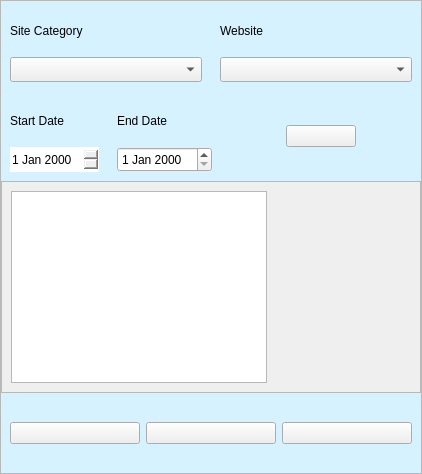
         <widget class="QWidget" name="workforce_ui">
          <layout class="QGridLayout" name="gridLayout">
           <property name="leftMargin">
            <number>0</number>
           </property>
           <property name="topMargin">
            <number>0</number>
           </property>
           <property name="rightMargin">
            <number>0</number>
           </property>
           <property name="bottomMargin">
            <number>0</number>
           </property>
           <property name="horizontalSpacing">
            <number>0</number>
           </property>
           <item row="0" column="0">
            <widget class="QFrame" name="workforce__panel">
             <property name="frameShape">
              <enum>QFrame::StyledPanel</enum>
             </property>
             <property name="frameShadow">
              <enum>QFrame::Raised</enum>
             </property>
             <layout class="QVBoxLayout" name="verticalLayout_3">
              <property name="spacing">
               <number>0</number>
              </property>
              <property name="leftMargin">
               <number>0</number>
              </property>
              <property name="topMargin">
               <number>0</number>
              </property>
              <property name="rightMargin">
               <number>0</number>
              </property>
              <property name="bottomMargin">
               <number>0</number>
              </property>
              <item alignment="Qt::AlignTop">
               <widget class="QFrame" name="control_block_1">
                <property name="minimumSize">
                 <size>
                  <width>0</width>
                  <height>90</height>
                 </size>
                </property>
                <property name="maximumSize">
                 <size>
                  <width>16777215</width>
                  <height>80</height>
                 </size>
                </property>
                <property name="styleSheet">
                 <string notr="true">QFrame
{
	background: #D6F1FF;
   	border-bottom-right-radius:opx;
	border-bottom-left-radius:opx;
}</string>
                </property>
                <property name="frameShape">
                 <enum>QFrame::StyledPanel</enum>
                </property>
                <property name="frameShadow">
                 <enum>QFrame::Raised</enum>
                </property>
                <layout class="QHBoxLayout" name="horizontalLayout_8">
                 <property name="spacing">
                  <number>0</number>
                 </property>
                 <property name="leftMargin">
                  <number>0</number>
                 </property>
                 <property name="topMargin">
                  <number>0</number>
                 </property>
                 <property name="rightMargin">
                  <number>0</number>
                 </property>
                 <property name="bottomMargin">
                  <number>0</number>
                 </property>
                 <item>
                  <widget class="QFrame" name="category_bleck">
                   <property name="frameShape">
                    <enum>QFrame::StyledPanel</enum>
                   </property>
                   <property name="frameShadow">
                    <enum>QFrame::Raised</enum>
                   </property>
                   <layout class="QVBoxLayout" name="verticalLayout_17">
                    <item>
                     <widget class="QLabel" name="category_label">
                      <property name="text">
                       <string>Site Category</string>
                      </property>
                     </widget>
                    </item>
                    <item>
                     <widget class="QComboBox" name="category_combo_box">
                      <property name="minimumSize">
                       <size>
                        <width>0</width>
                        <height>25</height>
                       </size>
                      </property>
                     </widget>
                    </item>
                   </layout>
                  </widget>
                 </item>
                 <item>
                  <widget class="QFrame" name="website_block">
                   <property name="frameShape">
                    <enum>QFrame::StyledPanel</enum>
                   </property>
                   <property name="frameShadow">
                    <enum>QFrame::Raised</enum>
                   </property>
                   <layout class="QVBoxLayout" name="verticalLayout_16">
                    <item>
                     <widget class="QLabel" name="website_label">
                      <property name="text">
                       <string>Website</string>
                      </property>
                     </widget>
                    </item>
                    <item>
                     <widget class="QComboBox" name="website_combo_box">
                      <property name="minimumSize">
                       <size>
                        <width>0</width>
                        <height>25</height>
                       </size>
                      </property>
                     </widget>
                    </item>
                   </layout>
                  </widget>
                 </item>
                </layout>
               </widget>
              </item>
              <item alignment="Qt::AlignTop">
               <widget class="QFrame" name="control_block_2">
                <property name="minimumSize">
                 <size>
                  <width>0</width>
                  <height>90</height>
                 </size>
                </property>
                <property name="maximumSize">
                 <size>
                  <width>16777215</width>
                  <height>80</height>
                 </size>
                </property>
                <property name="styleSheet">
                 <string notr="true">QFrame
{
	background: #D6F1FF;
border-radius:opx;
}</string>
                </property>
                <property name="frameShape">
                 <enum>QFrame::StyledPanel</enum>
                </property>
                <property name="frameShadow">
                 <enum>QFrame::Raised</enum>
                </property>
                <layout class="QHBoxLayout" name="horizontalLayout_9">
                 <property name="spacing">
                  <number>0</number>
                 </property>
                 <property name="leftMargin">
                  <number>0</number>
                 </property>
                 <property name="topMargin">
                  <number>0</number>
                 </property>
                 <property name="rightMargin">
                  <number>0</number>
                 </property>
                 <property name="bottomMargin">
                  <number>0</number>
                 </property>
                 <item>
                  <widget class="QFrame" name="start_date_block">
                   <property name="styleSheet">
                    <string notr="true">border-radius: 0px;</string>
                   </property>
                   <property name="frameShape">
                    <enum>QFrame::StyledPanel</enum>
                   </property>
                   <property name="frameShadow">
                    <enum>QFrame::Raised</enum>
                   </property>
                   <layout class="QVBoxLayout" name="verticalLayout_14">
                    <item>
                     <widget class="QLabel" name="start_date_label">
                      <property name="text">
                       <string>Start Date</string>
                      </property>
                     </widget>
                    </item>
                    <item>
                     <widget class="QDateEdit" name="start_date_edit">
                      <property name="minimumSize">
                       <size>
                        <width>0</width>
                        <height>25</height>
                       </size>
                      </property>
                     </widget>
                    </item>
                   </layout>
                  </widget>
                 </item>
                 <item>
                  <widget class="QFrame" name="end_date_blcok">
                   <property name="frameShape">
                    <enum>QFrame::StyledPanel</enum>
                   </property>
                   <property name="frameShadow">
                    <enum>QFrame::Raised</enum>
                   </property>
                   <layout class="QVBoxLayout" name="verticalLayout_15">
                    <item>
                     <widget class="QLabel" name="end_date_label">
                      <property name="text">
                       <string>End Date</string>
                      </property>
                     </widget>
                    </item>
                    <item>
                     <widget class="QDateEdit" name="end_date_edit">
                      <property name="minimumSize">
                       <size>
                        <width>0</width>
                        <height>25</height>
                       </size>
                      </property>
                     </widget>
                    </item>
                   </layout>
                  </widget>
                 </item>
                 <item>
                  <widget class="QFrame" name="plot_control_block">
                   <property name="sizePolicy">
                    <sizepolicy hsizetype="Fixed" vsizetype="Preferred">
                     <horstretch>0</horstretch>
                     <verstretch>0</verstretch>
                    </sizepolicy>
                   </property>
                   <property name="minimumSize">
                    <size>
                     <width>200</width>
                     <height>0</height>
                    </size>
                   </property>
                   <property name="frameShape">
                    <enum>QFrame::StyledPanel</enum>
                   </property>
                   <property name="frameShadow">
                    <enum>QFrame::Raised</enum>
                   </property>
                   <layout class="QHBoxLayout" name="horizontalLayout_6">
                    <property name="leftMargin">
                     <number>0</number>
                    </property>
                    <property name="topMargin">
                     <number>0</number>
                    </property>
                    <property name="rightMargin">
                     <number>0</number>
                    </property>
                    <property name="bottomMargin">
                     <number>0</number>
                    </property>
                    <item>
                     <spacer name="horizontalSpacer_6">
                      <property name="orientation">
                       <enum>Qt::Horizontal</enum>
                      </property>
                      <property name="sizeType">
                       <enum>QSizePolicy::Fixed</enum>
                      </property>
                      <property name="sizeHint" stdset="0">
                       <size>
                        <width>65</width>
                        <height>20</height>
                       </size>
                      </property>
                     </spacer>
                    </item>
                    <item>
                     <widget class="QPushButton" name="database_button">
                      <property name="icon">
                       <iconset resource="pic.qrc">
                        <normaloff>:/picture/picture/go.png</normaloff>:/picture/picture/go.png</iconset>
                      </property>
                      <property name="iconSize">
                       <size>
                        <width>30</width>
                        <height>30</height>
                       </size>
                      </property>
                     </widget>
                    </item>
                    <item>
                     <spacer name="horizontalSpacer_5">
                      <property name="orientation">
                       <enum>Qt::Horizontal</enum>
                      </property>
                      <property name="sizeType">
                       <enum>QSizePolicy::Fixed</enum>
                      </property>
                      <property name="sizeHint" stdset="0">
                       <size>
                        <width>65</width>
                        <height>20</height>
                       </size>
                      </property>
                     </spacer>
                    </item>
                   </layout>
                  </widget>
                 </item>
                </layout>
               </widget>
              </item>
              <item>
               <widget class="QFrame" name="plot_block">
                <property name="sizePolicy">
                 <sizepolicy hsizetype="Expanding" vsizetype="Expanding">
                  <horstretch>0</horstretch>
                  <verstretch>0</verstretch>
                 </sizepolicy>
                </property>
                <property name="minimumSize">
                 <size>
                  <width>0</width>
                  <height>0</height>
                 </size>
                </property>
                <property name="maximumSize">
                 <size>
                  <width>16777215</width>
                  <height>900</height>
                 </size>
                </property>
                <property name="styleSheet">
                 <string notr="true"/>
                </property>
                <property name="frameShape">
                 <enum>QFrame::StyledPanel</enum>
                </property>
                <property name="frameShadow">
                 <enum>QFrame::Raised</enum>
                </property>
                <layout class="QVBoxLayout" name="verticalLayout_5">
                 <property name="spacing">
                  <number>0</number>
                 </property>
                 <property name="leftMargin">
                  <number>0</number>
                 </property>
                 <property name="topMargin">
                  <number>0</number>
                 </property>
                 <property name="rightMargin">
                  <number>0</number>
                 </property>
                 <property name="bottomMargin">
                  <number>0</number>
                 </property>
                 <item>
                  <widget class="QStackedWidget" name="plot_stack">
                   <property name="currentIndex">
                    <number>0</number>
                   </property>
                   <widget class="QWidget" name="bar_page">
                    <layout class="QHBoxLayout" name="horizontalLayout_25">
                     <item>
                      <widget class="QTableView" name="bar_chart_table_view">
                       <property name="sizePolicy">
                        <sizepolicy hsizetype="Preferred" vsizetype="Preferred">
                         <horstretch>0</horstretch>
                         <verstretch>0</verstretch>
                        </sizepolicy>
                       </property>
                      </widget>
                     </item>
                     <item>
                      <widget class="QFrame" name="bar_frame">
                       <layout class="QHBoxLayout" name="horizontalLayout_27"/>
                      </widget>
                     </item>
                    </layout>
                   </widget>
                   <widget class="QWidget" name="line_page">
                    <layout class="QVBoxLayout" name="verticalLayout_9">
                     <item>
                      <widget class="QCustomPlot" name="line_chart" native="true"/>
                     </item>
                    </layout>
                   </widget>
                   <widget class="QWidget" name="pie_page">
                    <layout class="QHBoxLayout" name="horizontalLayout_28">
                     <item>
                      <widget class="QTableView" name="pie_chart_table_view">
                       <property name="sizePolicy">
                        <sizepolicy hsizetype="Preferred" vsizetype="Preferred">
                         <horstretch>0</horstretch>
                         <verstretch>0</verstretch>
                        </sizepolicy>
                       </property>
                      </widget>
                     </item>
                     <item>
                      <widget class="QFrame" name="pie_frame">
                       <layout class="QHBoxLayout" name="horizontalLayout_29"/>
                      </widget>
                     </item>
                    </layout>
                   </widget>
                  </widget>
                 </item>
                </layout>
               </widget>
              </item>
              <item alignment="Qt::AlignBottom">
               <widget class="QFrame" name="plot_button_block">
                <property name="minimumSize">
                 <size>
                  <width>0</width>
                  <height>80</height>
                 </size>
                </property>
                <property name="maximumSize">
                 <size>
                  <width>16777215</width>
                  <height>80</height>
                 </size>
                </property>
                <property name="styleSheet">
                 <string notr="true">QFrame{
	background: #D6F1FF;
   	border-top-right-radius:opx;
	border-top-left-radius:opx;
}</string>
                </property>
                <property name="frameShape">
                 <enum>QFrame::StyledPanel</enum>
                </property>
                <property name="frameShadow">
                 <enum>QFrame::Raised</enum>
                </property>
                <layout class="QHBoxLayout" name="horizontalLayout_7">
                 <item>
                  <widget class="QPushButton" name="bar_chart_button">
                   <property name="icon">
                    <iconset resource="pic.qrc">
                     <normaloff>:/picture/picture/bar-chart.png</normaloff>:/picture/picture/bar-chart.png</iconset>
                   </property>
                   <property name="iconSize">
                    <size>
                     <width>30</width>
                     <height>30</height>
                    </size>
                   </property>
                  </widget>
                 </item>
                 <item>
                  <widget class="QPushButton" name="line_chart_button">
                   <property name="icon">
                    <iconset resource="pic.qrc">
                     <normaloff>:/picture/picture/line-chart.png</normaloff>:/picture/picture/line-chart.png</iconset>
                   </property>
                   <property name="iconSize">
                    <size>
                     <width>30</width>
                     <height>30</height>
                    </size>
                   </property>
                  </widget>
                 </item>
                 <item>
                  <widget class="QPushButton" name="pie_chart_button">
                   <property name="icon">
                    <iconset resource="pic.qrc">
                     <normaloff>:/picture/picture/pie_chart.png</normaloff>:/picture/picture/pie_chart.png</iconset>
                   </property>
                   <property name="iconSize">
                    <size>
                     <width>30</width>
                     <height>30</height>
                    </size>
                   </property>
                  </widget>
                 </item>
                </layout>
               </widget>
              </item>
             </layout>
            </widget>
           </item>
          </layout>
         </widget>
